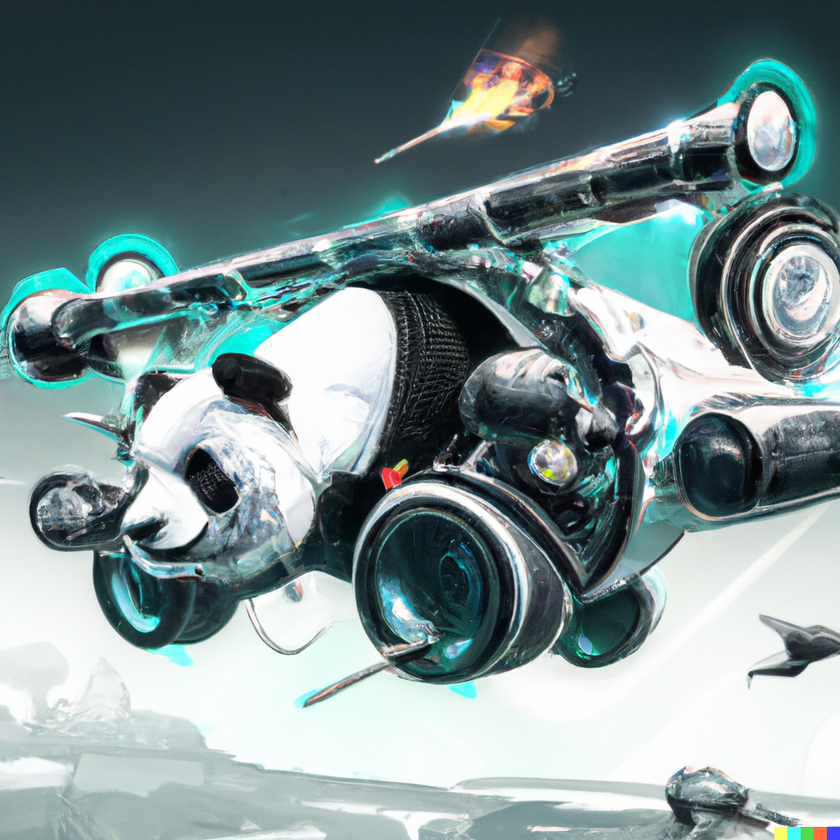
#> input picture image.png, 840 x 840 px, shrunk from 1024 x 1024 before the run, given in place of the camera
$ python change.py
#> lines starting #> are read from the running program, lines starting #| are printed output that depends on the picture; after the words box and inside, x2 and y2 are one past the last pixel; in counts of white or black regions, pixels touching at a corner belong together
import cv2

# Define the video capture device (0 is usually the default webcam)
cap = cv2.VideoCapture(0)

# Define the color of the new background
background_img = ("image.png")

while True:
    # Read a frame from the video capture device
    ret, frame = cap.read()
#> frame is the input picture: shape (840, 840, 3); mean B, G, R 144.2, 143.2, 123.2

    # Create a mask based on the color of the original background
    lower_color = (0, 0, 0) # (B, G, R)
    upper_color = (50, 50, 50) # (B, G, R)
    mask = cv2.inRange(frame, lower_color, upper_color)
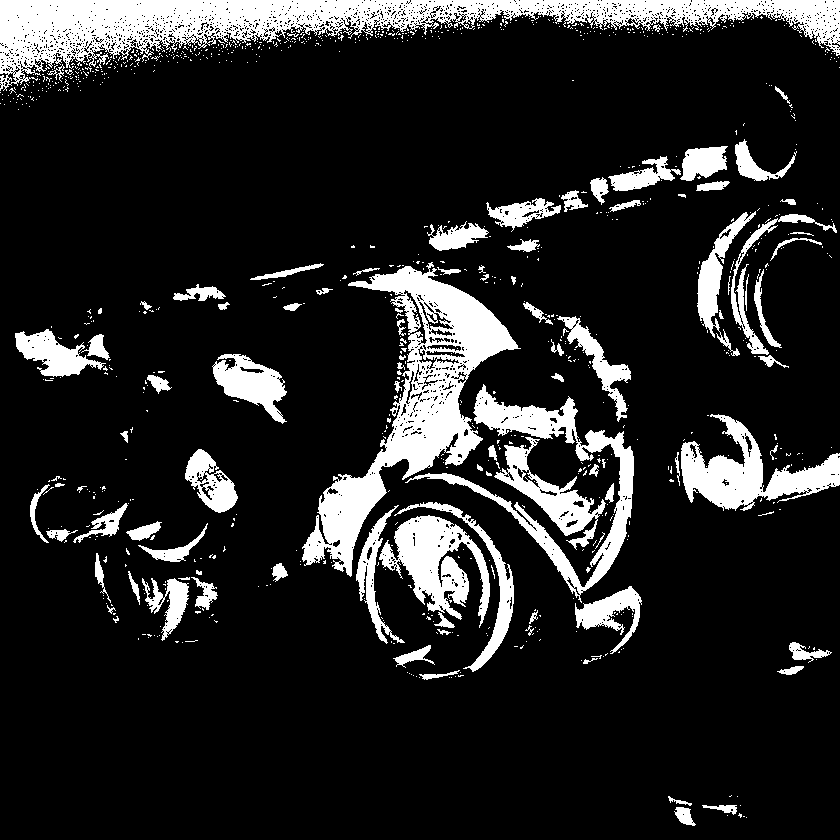
#> mask: shape (840, 840); 14.6% white; 971 white regions (871 under 20 px), largest, box (x1, y1, x2, y2) and area: (0, 0, 840, 91) 25958, (302, 262, 521, 577) 18007, (405, 384, 634, 603) 7718

    # Invert the mask so that the background is white and the foreground is black
    mask = cv2.bitwise_not(mask)

    # Create a new image with the desired background color
    new_background = frame.copy()
    new_background = background_img

    # Use the mask to combine the original image and the new background
    final_image = cv2.bitwise_or(frame, frame, mask=mask)
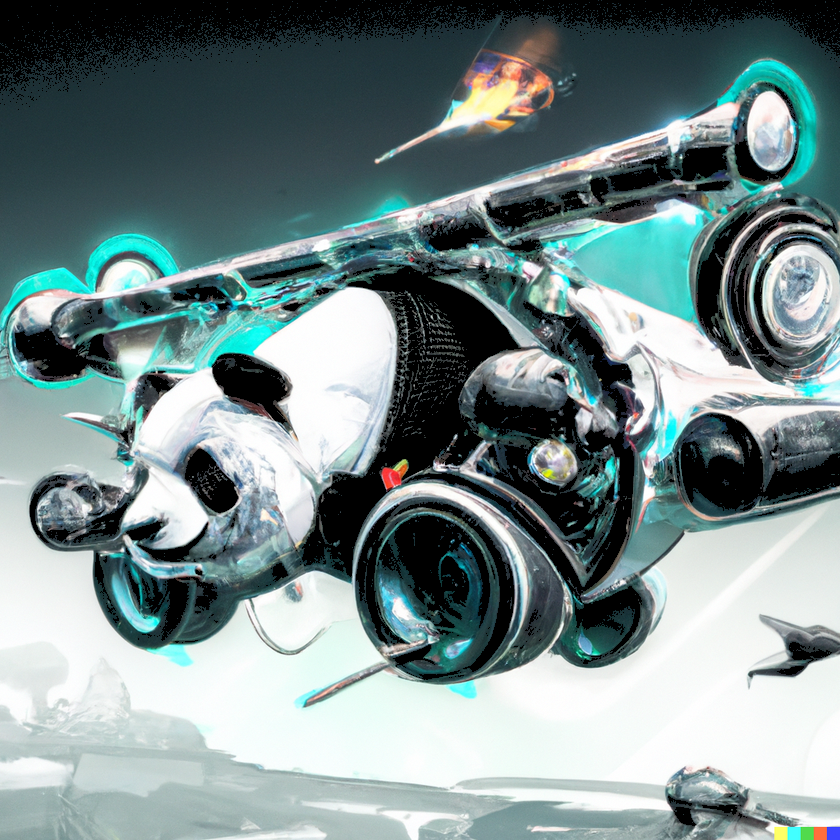
#> final_image: shape (840, 840, 3); mean B, G, R 138.9, 138.5, 120.2
#> (the run stopped early here; a loop or call above may not have finished)
